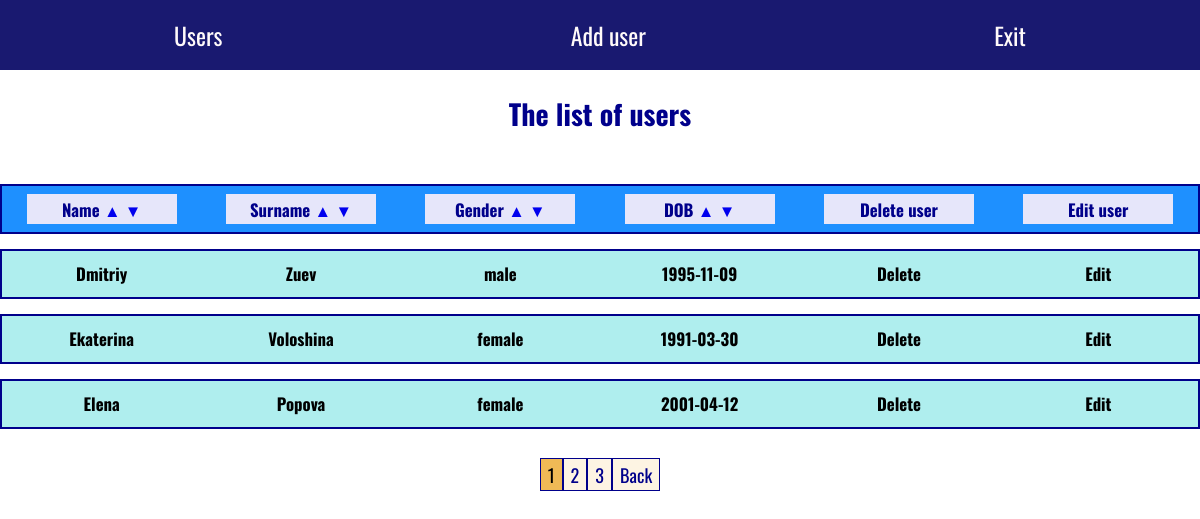
The app's page /admin/posts/name/ASC/1 (signed in) with its own data.
### tables this page shows
CREATE TABLE `users` (
  `id` int(10) UNSIGNED NOT NULL,
  `login` varchar(10) NOT NULL,
  `password` varchar(255) NOT NULL,
  `name` varchar(50) NOT NULL,
  `surname` varchar(50) NOT NULL,
  `gender` varchar(10) NOT NULL,
  `DOB` date NOT NULL
);

### application/controllers/AdminController.php (called while the page is built, shortened)
<?php
class AdminController extends Controller
{
	public function postsAction($parameter = 'id', $type = 'DESC')
	{
		$num_posts_per_page = 3;
		$pagination = new Pagination($this->route, $this->model->postsCount(),$num_posts_per_page);
		$vars = [
			'pagination' => $pagination->get(),
			'list' => $this->model->postsList($this->route, $num_posts_per_page, $parameter, $type)
		];
		$this->view->render('Users', $vars);
	}
	public function sortingAction()
	{
		$this -> postsAction($this->route['parameter'], $this->route['type']);
	}
}

### index.php (called while the page is built, shortened)
<?php
spl_autoload_register(function ($class){
	$path = str_replace('\\','/',$class.'.php');
});
$router = new Router;
$router -> run();

### application/lib/Db.php (called while the page is built, shortened)
<?php
class Db
{
	protected $db;
	function __construct()
	{
		$config = require 'application/config/db.php';
		$this->db = new PDO('mysql:host='.$config['host'].';dbname='.$config['db'].'',$config['username'],$config['password'],$config['options']);
		$this->db -> exec("set names utf8");
	}
	public function dbCheckError($query)
	{
		$errInfo = $query->errorInfo();
		return true;
	}
	public function selectAllonPage($table, $limit, $offset, $parameter, $type)
	{
		$sql = "SELECT * FROM $table ORDER BY $parameter $type LIMIT $limit OFFSET $offset";
		$query = $this -> db -> prepare($sql);
		$query->execute();
		return $query -> fetchAll();
	}
	public function numPosts($table,$column)
	{
		$sql = "SELECT COUNT($column) FROM $table";
		$query = $this -> db -> prepare($sql);
		$query->execute();
		return $query -> fetchColumn();
	}
}

### application/config/db.php (called while the page is built)
<?php
return  [
	"host" => "localhost",
	"username" => "root",
	"password" => "mysql",
	"db" => "sibers",
	"options" => [PDO::ATTR_ERRMODE => PDO::ERRMODE_EXCEPTION,
		PDO::ATTR_DEFAULT_FETCH_MODE => PDO::FETCH_ASSOC]
];

### application/models/Admin.php (called while the page is built, shortened)
<?php
class Admin extends Model
{
	public function postsCount()
	{
		return $this->db->numPosts('users','id');
	}
	public function postsList($route, $num_posts_per_page, $parameter, $type)
	{
		$offset = (($route['page'] ?? 1) - 1)*$num_posts_per_page;
		return $this->db->selectAllonPage('users', $num_posts_per_page, $offset, $parameter, $type);
	}
}

### application/core/Controller.php (called while the page is built, shortened)
<?php
abstract class Controller
{
	public function __construct($route)
	{
		$this->route = $route;
		$this->model = $this->loadModel($route['controller']);
	}
	public function loadModel($name)
	{
		$path = 'application\models\\'.ucfirst($name);
		if (class_exists($path))
		{
			return new $path;
		}
	}
}

### application/core/Model.php (called while the page is built, shortened)
<?php
abstract class Model
{
	public function __construct()
	{
		$this->db = new Db;
	}
}

### application/views/admin/posts.php (the view)
<h2 class="titlee">The list of users</h2>
<div class='users-list-header'>
		<div class="line1">
			<div class="block">
				<h3>
					Name
					<a href="/admin/posts/name/ASC/1">
						&#9650;
					</a>
					<a href="/admin/posts/name/DESC/1">
						&#9660;
					</a>
				</h3>
			</div>
			<div class="block">
				<h3>
					Surname
					<a href="/admin/posts/surname/ASC/1">
						&#9650;
					</a>
					<a href="/admin/posts/surname/DESC/1">
						&#9660;
					</a>
				</h3>
			</div>
			<div class="block">
				<h3>
					Gender
					<a href="/admin/posts/gender/ASC/1">
						&#9650;
					</a>
					<a href="/admin/posts/gender/DESC/1">
						&#9660;
					</a>
				</h3>
			</div>
			<div class="block">
				<h3>
					DOB
					<a href="/admin/posts/DOB/ASC/1">
						&#9650;
					</a>
					<a href="/admin/posts/DOB/DESC/1">
						&#9660;
					</a>
				</h3>
			</div>
			<div class="block">
				<h3>Delete user</h3>
			</div>
			<div class="block">
				<h3>Edit user</h3>
			</div>
		</div>
</div>
<?php if (empty($list)): ?>
	<p class="titlee">User list is empty!!!</p>
<?php else: ?>
	<?php foreach ($list as $val): ?>
	<div class="users-list">
		<div class="line1">
			<div class="block">
				<h3>
					<a href="/admin/post/<?= $val['id']; ?>"><?= $val['name']; ?></a>
				</h3>
			</div>
			<div class="block">
				<h3>
					<?= $val['surname']; ?>
				</h3>
			</div>
			<div class="block">
				<h3>
					<?= $val['gender']; ?>
				</h3>
			</div>
			<div class="block">
				<h3>
					<?= $val['DOB']; ?>
				</h3>
			</div>
			<div class="block">
				<h3>
					<a href="/admin/delete/<?= $val['id']; ?>">Delete</a>
				</h3>
			</div>
			<div class="block">
				<h3>
					<a href="/admin/edit/<?= $val['id']; ?>">Edit</a>
				</h3>
			</div>
		</div>
	</div>
	<?php endforeach; ?>
	<div class="pag">
		<?php echo $pagination; ?>
	</div>
<?php endif; ?>

### public/styles/style.css (style rules this page uses)
html { font-size: 14px; }
body { margin: 0px; }
* { box-sizing: border-box; }
.pag { display: flex; justify-content: space-around; }
.titlee { font-size: 2rem; font-family: 'Oswald', sans-serif; color: #00008B; text-align: center; margin-bottom: 50px; }
.users-list-header { border:2px solid DarkBlue; width: 100%; height:50px; margin-bottom: 15px; background-color: #1E90FF; display: flex; flex-direction: column; justify-content: space-around; }
.users-list-header .line1 { display: flex; flex-wrap: wrap; justify-content: space-around; }
.users-list-header .block { background-color: #E6E6FA; width: 150px; height: 30px; display: flex; justify-content: center; }
.users-list-header h3 { font-family: 'Oswald', sans-serif; font-size:1.2rem; color: #00008B; margin: auto 0px; }
.users-list-header a { text-decoration: none; }
.users-list { border:2px solid #00008B; width: 100%; height:50px; margin-bottom: 15px; background-color: #AFEEEE; display: flex; flex-direction: column; justify-content: space-around; }
.users-list .line1 { display: flex; justify-content: space-around; }
.users-list .block { width: 150px; height: 30px; display: flex; flex-direction: row; justify-content: center; }
.users-list h3 { font-family: 'Oswald', sans-serif; font-size:1.2rem; margin: 2px; color: Black; }
.users-list h3 a { text-decoration: none; color: Black; }

### records on screen
users: name "Dmitriy", surname "Zuev", gender "male", DOB "1995-11-09"
users: name "Ekaterina", surname "Voloshina", gender "female", DOB "1991-03-30"
users: name "Elena", surname "Popova", gender "female", DOB "2001-04-12"

### other values on screen
$text "2"
$text "3"
$text "Back"
